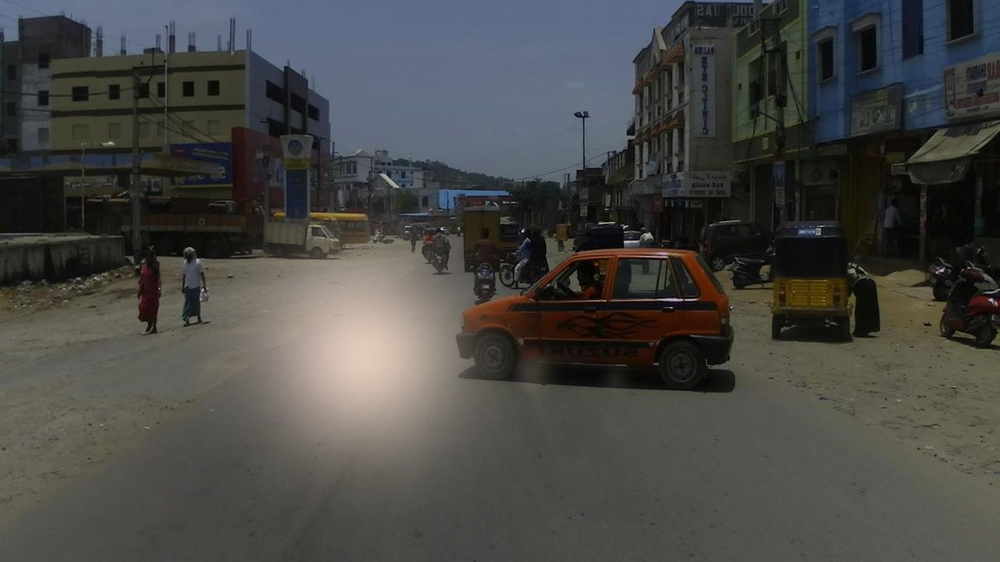
#> input picture Random133_glared.png, 1000 x 562 px, shrunk from 1920 x 1080 before the run, given as the content of the folder s/allan/Downloads/glare_dataset/chosen_processed/overexposed, which was not available
$ python Simplified_trad_method.py
#> lines starting #> are read from the running program, lines starting #| are printed output that depends on the picture; pictures that were not available may be replaced by others from this repository, and a replacement may not be noted
import numpy as np
import cv2
from scipy import ndimage
from PIL import Image
from glob import glob
import os
from tqdm import tqdm
# [140 lines left out: functions compute_Y_S, classify_glare_vs_white, classify_glare_type, apply_clahe, blend_enhancement, process_overexposed_hybrid and 2 more, not called in this run]


def method5_hybrid(image):

    img_float = image.astype(np.float32) / 255.0
    original_img = img_float.copy()

    gray = cv2.cvtColor(image, cv2.COLOR_RGB2GRAY)
    avg_brightness = np.mean(gray) / 255.0
    img_float = image.astype(np.float32) / 255.0
    original_img = img_float.copy()


    gray = cv2.cvtColor(image, cv2.COLOR_RGB2GRAY)
    avg_brightness = np.mean(gray) / 255.0

    print(f"  Original average brightness: {avg_brightness:.3f}")

    if avg_brightness > 0.6:
        if avg_brightness > 0.8:
            darken_factor = 0.6
        elif avg_brightness > 0.7:
            darken_factor = 0.7
        elif avg_brightness > 0.6:
            darken_factor = 0.8
        else:
            darken_factor = 1.0

        print(f"  Applying global darkening factor: {darken_factor:.2f}")
        img_float = img_float * darken_factor
    luminance = 0.299 * img_float[:, :, 0] + 0.587 * img_float[:, :, 1] + 0.114 * img_float[:, :, 2]

    highlight_threshold = 0.7  # Increased from 0.6 (only affect >70% brightness)
    highlight_mask = np.clip((luminance - highlight_threshold) / (1.0 - highlight_threshold), 0, 1)

    if np.max(highlight_mask) > 0:
        # More gradual compression for fewer artifacts
        compression_strength = highlight_mask ** 0.8 * 0.4

        # Blend compression gradually to avoid harsh transitions
        for c in range(3):
            img_float[:, :, c] = img_float[:, :, c] * (1 - compression_strength) + \
                                 img_float[:, :, c] * 0.1 * compression_strength  # Preserve some brightness

    # Step 3: MODERATE ADAPTIVE GAMMA CORRECTION
    current_avg = np.mean(luminance)
    if current_avg > 0.5:  # Apply gamma only if still quite bright
        # More moderate gamma values
        if current_avg > 0.75:
            gamma = 1.4  # Reduced from 1.8
        elif current_avg > 0.65:
            gamma = 1.3  # Reduced from 1.6
        elif current_avg > 0.55:
            gamma = 1.2  # Reduced from 1.4
        else:
            gamma = 1.1  # Reduced from 1.2

        inv_gamma = 1.0 / gamma
        img_float = np.power(img_float, inv_gamma)

    # Convert to uint8 for next steps
    intermediate = np.clip(img_float * 255, 0, 255).astype(np.uint8)

    # Step 4: GENTLE MULTI-SCALE RETINEX with artifact prevention
    retinex_result = gentle_retinex(intermediate)

    # Blend with moderate weight
    blend_ratio = 0.4  # Reduced from 0.6 (less Retinex influence)
    result = cv2.addWeighted(intermediate, 1 - blend_ratio, retinex_result, blend_ratio, 0)

    # Step 5: NATURAL COLOR RESTORATION (less aggressive)
    result_float = result.astype(np.float32) / 255.0

    # Calculate luminance after processing
    luminance_result = 0.299 * result_float[:, :, 0] + 0.587 * result_float[:, :, 1] + 0.114 * result_float[:, :, 2]

    # More natural saturation boost - only boost where it was lost
    # Calculate original saturation
    original_max = np.maximum.reduce([original_img[:, :, 0], original_img[:, :, 1], original_img[:, :, 2]])
    original_min = np.minimum.reduce([original_img[:, :, 0], original_img[:, :, 1], original_img[:, :, 2]])
    original_saturation = (original_max - original_min) / (original_max + 1e-10)

    # Calculate current saturation
    current_max = np.maximum.reduce([result_float[:, :, 0], result_float[:, :, 1], result_float[:, :, 2]])
    current_min = np.minimum.reduce([result_float[:, :, 0], result_float[:, :, 1], result_float[:, :, 2]])
    current_saturation = (current_max - current_min) / (current_max + 1e-10)

    # Only boost saturation where it was lost
    saturation_loss = np.maximum(0, original_saturation - current_saturation)
    saturation_boost = saturation_loss * 0.5  # Max 50% of lost saturation (was 80%)

    # Convert to HSV and apply gentle saturation adjustment
    result_hsv = cv2.cvtColor(result, cv2.COLOR_RGB2HSV).astype(np.float32)
    result_hsv[:, :, 1] = np.clip(result_hsv[:, :, 1] * (1 + saturation_boost), 0, 255)
    result = cv2.cvtColor(result_hsv.astype(np.uint8), cv2.COLOR_HSV2RGB)

    # Step 6: GENTLE LOCAL CONTRAST ENHANCEMENT with artifact reduction
    lab = cv2.cvtColor(result, cv2.COLOR_RGB2LAB)
    l, a, b = cv2.split(lab)

    # Use milder CLAHE to avoid artifacts
    clahe = cv2.createCLAHE(clipLimit=2.0, tileGridSize=(8, 8))  # Reduced from 3.0
    l_enhanced = clahe.apply(l)

    # Apply gentle contrast stretching only if needed
    l_min, l_max = l_enhanced.min(), l_enhanced.max()
    if l_max - l_min > 60 and l_max - l_min < 200:  # Only if reasonable dynamic range
        # Gentle normalization, preserving some original contrast
        l_enhanced = cv2.normalize(l_enhanced, None, l_min * 0.8, l_max * 1.2, cv2.NORM_MINMAX)

    result = cv2.merge([l_enhanced, a, b])
    result = cv2.cvtColor(result, cv2.COLOR_LAB2RGB)

    # Step 7: ARTIFACT REDUCTION AND DETAIL PRESERVATION
    # Apply mild bilateral filtering to reduce artifacts while preserving edges
    result_float = result.astype(np.float32) / 255.0

    # Calculate edge mask to protect edges from smoothing
    gray_result = cv2.cvtColor(result, cv2.COLOR_RGB2GRAY)
    edges = cv2.Canny(gray_result, 50, 150)
    edge_mask = edges > 0
    edge_mask_dilated = cv2.dilate(edge_mask.astype(np.uint8), np.ones((3, 3), np.uint8)) > 0

    # Apply bilateral filter only to non-edge areas
    for c in range(3):
        channel = result_float[:, :, c]
        smoothed = cv2.bilateralFilter((channel * 255).astype(np.uint8), 5, 25, 25).astype(np.float32) / 255.0
        # Blend: smooth non-edges, keep edges sharp
        result_float[:, :, c] = smoothed * (1 - edge_mask_dilated.astype(np.float32)) + \
                                channel * edge_mask_dilated.astype(np.float32)

    result = np.clip(result_float * 255, 0, 255).astype(np.uint8)

    # Step 8: FINAL BRIGHTNESS ADJUSTMENT AND COLOR BALANCE
    # Calculate final brightness
    final_gray = cv2.cvtColor(result, cv2.COLOR_RGB2GRAY)
    final_avg = np.mean(final_gray) / 255.0

    # Adjust brightness to natural range (0.4-0.6 is ideal for most images)
    if final_avg < 0.35:  # Too dark
        brighten_factor = 0.4 / final_avg  # Target 0.4 brightness
        result = np.clip(result.astype(np.float32) * brighten_factor, 0, 255).astype(np.uint8)
        print(f"  Brightness adjustment: ×{brighten_factor:.2f} (was too dark)")
    elif final_avg > 0.65:  # Still too bright
        darken_factor = 0.6 / final_avg  # Target 0.6 brightness
        result = np.clip(result.astype(np.float32) * darken_factor, 0, 255).astype(np.uint8)
        print(f"  Brightness adjustment: ×{darken_factor:.2f} (was too bright)")

    # Final gentle sharpening for detail (very mild)
    blurred = cv2.GaussianBlur(result, (0, 0), 0.8)
    sharpened = cv2.addWeighted(result, 1.2, blurred, -0.2, 0)  # Very mild sharpening
    result = np.clip(sharpened, 0, 255).astype(np.uint8)

    # Final color balance check
    # Ensure colors don't go out of gamut
    result_float = result.astype(np.float32) / 255.0
    for c in range(3):
        channel = result_float[:, :, c]
        # Clip extreme values gently
        mean_val = np.mean(channel)
        std_val = np.std(channel)
        lower_bound = max(0, mean_val - 2.5 * std_val)
        upper_bound = min(1, mean_val + 2.5 * std_val)
        channel = np.clip(channel, lower_bound, upper_bound)
        result_float[:, :, c] = channel

    result = np.clip(result_float * 255, 0, 255).astype(np.uint8)

    final_gray = cv2.cvtColor(result, cv2.COLOR_RGB2GRAY)
    final_avg = np.mean(final_gray) / 255.0
    print(f"  Final average brightness: {final_avg:.3f}")

    # 🔥 Convert final RGB output → BGR (so OpenCV can save/display correctly)
    return cv2.cvtColor(result, cv2.COLOR_RGB2BGR)

def gentle_retinex(image):
    """
    Gentle Retinex algorithm with artifact prevention
    """
    img_float = image.astype(np.float32) / 255.0
    img_float = np.maximum(img_float, 0.001)

    scales = [30, 80, 200]
    retinex_sum = np.zeros_like(img_float)

    for scale in scales:
        # Use larger sigma for smoother illumination estimation
        blurred = cv2.GaussianBlur(img_float, (0, 0), scale * 1.5)
        blurred = np.maximum(blurred, 0.001)

        # Gentle weight
        weight = 1.0  # Equal weights

        retinex_sum += weight * (np.log10(img_float) - np.log10(blurred))

    # Weighted average
    retinex = retinex_sum / len(scales)

    # Gentle color restoration
    intensity = np.mean(img_float, axis=2, keepdims=True)
    intensity = np.maximum(intensity, 0.001)

    for c in range(3):
        # More natural color restoration
        alpha = 80.0 + intensity[:, :, 0] * 20  # Less aggressive alpha
        retinex[:, :, c] = 30 * (np.log10(alpha * img_float[:, :, c]) - np.log10(intensity[:, :, 0]))  # Reduced multiplier

    # Normalize gently to avoid extreme values
    p_low, p_high = np.percentile(retinex, [5, 95])  # Use 5-95 percentile to ignore extremes
    retinex = (retinex - p_low) / (p_high - p_low + 1e-7)
    retinex = np.clip(retinex, 0.1, 0.9)  # Keep away from extremes

    return (retinex * 255).astype(np.uint8)


# [25 lines left out: function compare_all_methods, not called in this run]


def process_directory_with_method(input_dir, output_dir, method_func, method_name):
    """
    Process all images in a directory with a specific method
    """
#> called with method_name = 'Hybrid Method'
    os.makedirs(output_dir, exist_ok=True)


    image_extensions = ['*.jpg', '*.jpeg', '*.png', '*.bmp']
    image_paths = []
    for ext in image_extensions:
        image_paths.extend(glob(os.path.join(input_dir, ext)))
        image_paths.extend(glob(os.path.join(input_dir, ext.upper())))

    print(f"\nProcessing {len(image_paths)} images with {method_name}...")

    for img_path in tqdm(image_paths, desc=f"{method_name}"):
        try:
            img = Image.open(img_path).convert("RGB")
#> img is the input picture: PIL image 1000x562 RGB; mean R, G, B 71.7, 71.9, 69.4
            img_np = np.array(img)


            result = method_func(img_np)
#> in method5_hybrid, `gray = cv2.cvtColor(image, cv2.COLOR_RGB2GRAY)`:
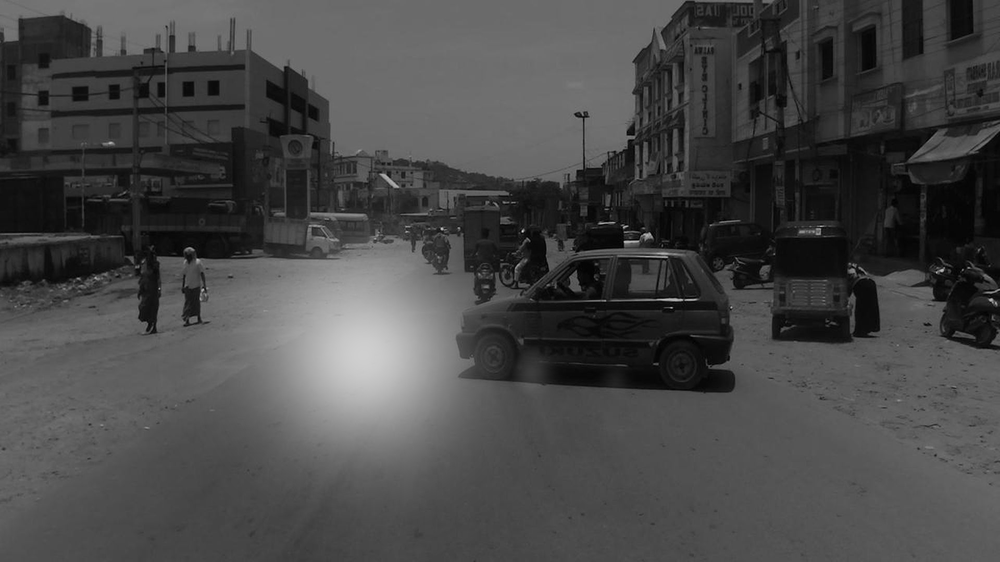
#> gray: shape (562, 1000); min 0, max 214, mean 71.5
#> in method5_hybrid, `avg_brightness = np.mean(gray) / 255.0`: avg_brightness = 0.281
#|   Original average brightness: 0.281
#> in method5_hybrid, `highlight_mask = np.clip((luminance - highlight_threshold) / (1.0 - hi..`:
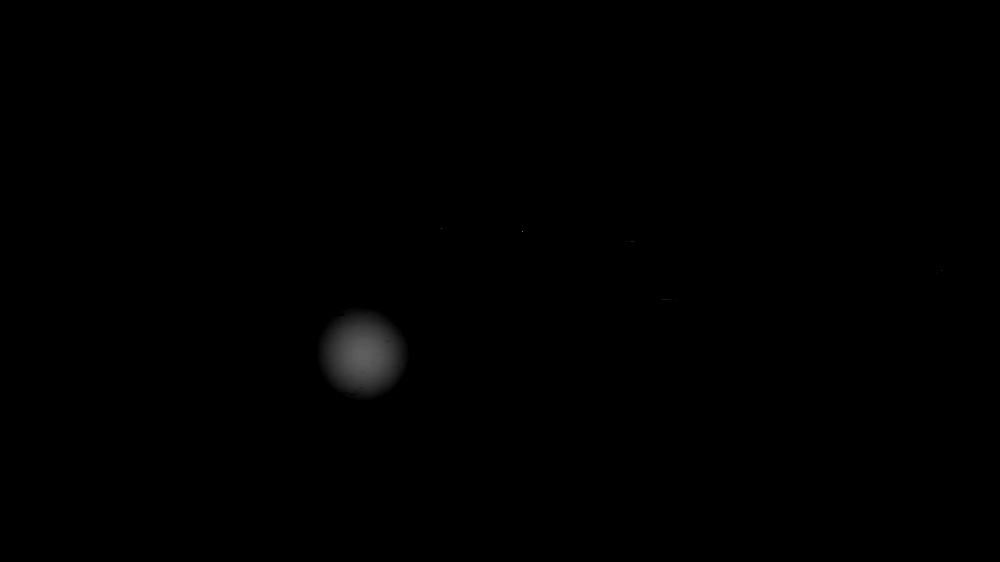
#> highlight_mask: shape (562, 1000) float32; min 0, max 0.466, mean 0.00214
#> after the loop in method5_hybrid, `for c in range(3):`: img_float: shape (562, 1000, 3) float32; mean R, G, B 0.281, 0.281, 0.272
#> after the loop in gentle_retinex, `for scale in scales:`:
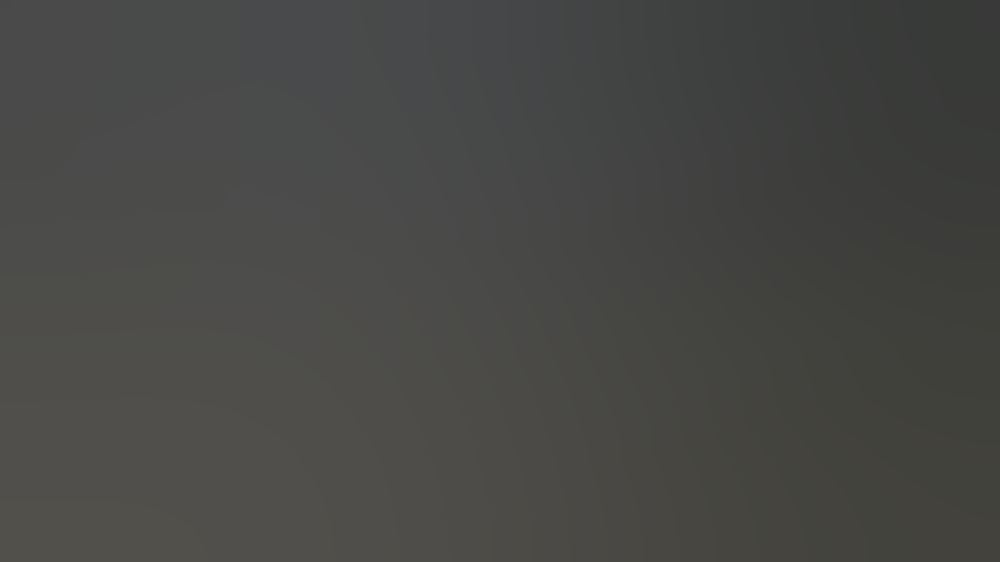
#> blurred: shape (562, 1000, 3) float32; mean R, G, B 0.28, 0.281, 0.271
#> after the loop in gentle_retinex, `for scale in scales:`:
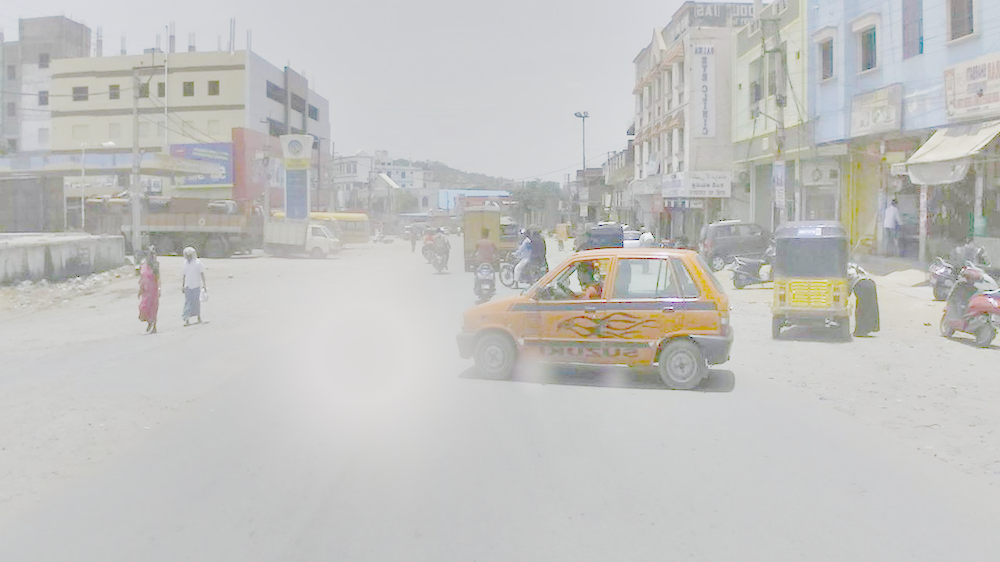
#> retinex_sum: shape (562, 1000, 3) float32; mean R, G, B -0.198, -0.206, -0.281; drawn with min black and max white
#> after the loop in gentle_retinex, `for c in range(3):`:
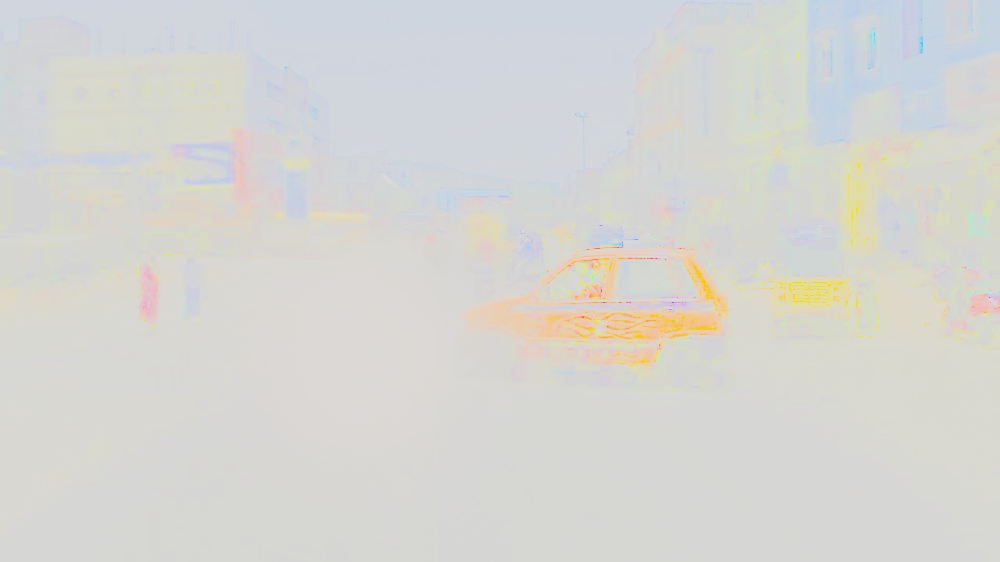
#> retinex: shape (562, 1000, 3) float32; mean R, G, B 58.2, 58, 57; drawn with min black and max white
#> in gentle_retinex, `p_low, p_high = np.percentile(retinex, [5, 95])`: p_low = 54.38; p_high = 60.57
#> in method5_hybrid, `result_hsv[:, :, 1] = np.clip(result_hsv[:, :, 1] * (1 + saturation_bo..`: result_hsv: shape (562, 1000, 3) float32; mean R, G, B 47.9, 103.5, 123.3
#> in method5_hybrid, `lab = cv2.cvtColor(result, cv2.COLOR_RGB2LAB)`: lab: shape (562, 1000, 3); mean of channels 0, 1, 2 113.4, 126.9, 136.7
#> in method5_hybrid, `l_enhanced = clahe.apply(l)`:
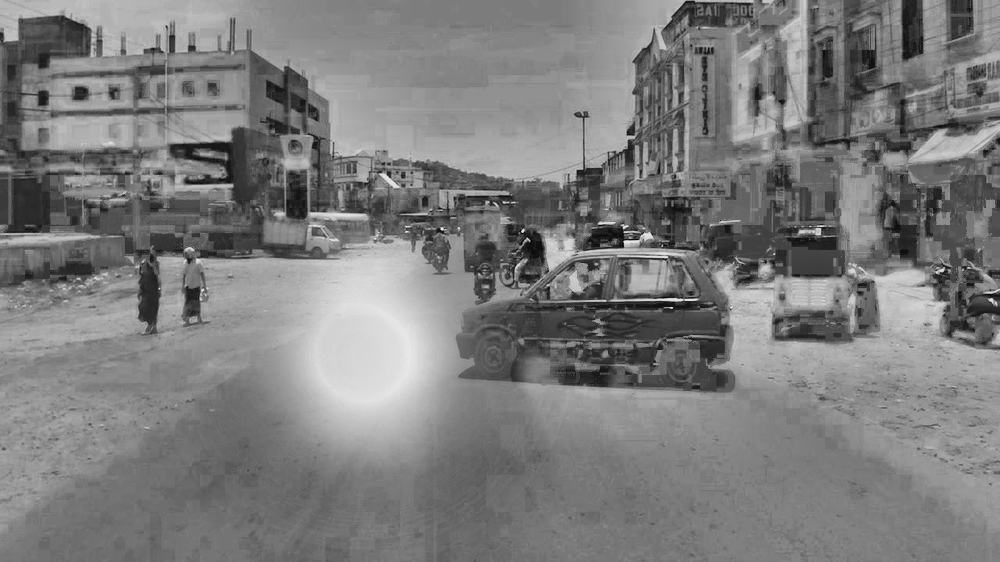
#> l_enhanced: shape (562, 1000); min 8, max 233, mean 124.5
#> in method5_hybrid, `l_min, l_max = l_enhanced.min(), l_enhanced.max()`: l_min = 8; l_max = 233
#> in method5_hybrid, `result = cv2.merge([l_enhanced, a, b])`: result: shape (562, 1000, 3); mean of channels 0, 1, 2 124.5, 126.9, 136.7
#> in method5_hybrid, `edges = cv2.Canny(gray_result, 50, 150)`:
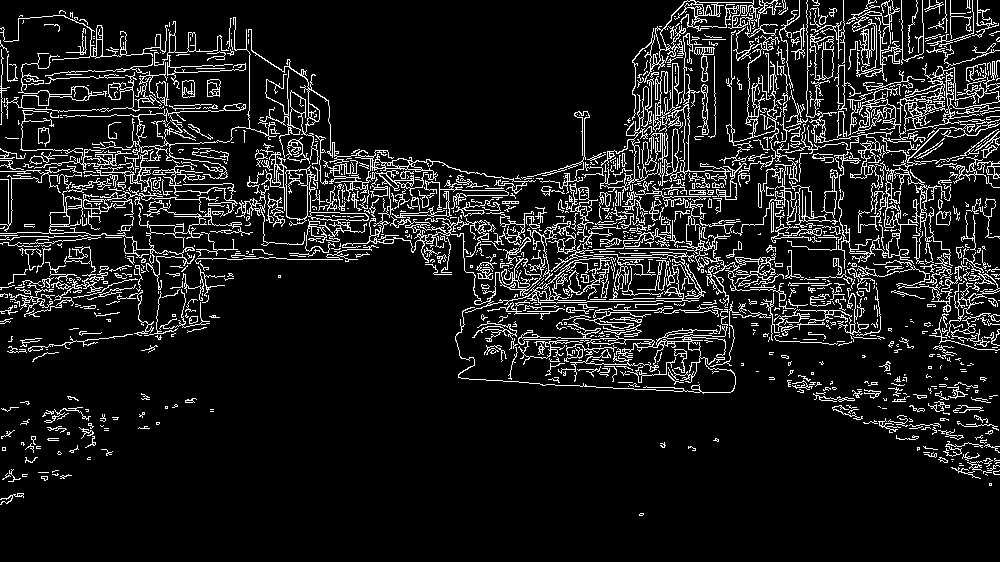
#> edges: shape (562, 1000); 10.8% white in thin lines or dots
#> in method5_hybrid, `edge_mask = edges > 0`: edge_mask: shape (562, 1000) bool; 10.8% white in thin lines or dots
#> in method5_hybrid, `final_avg = np.mean(final_gray) / 255.0`: final_avg = 0.449
#> the loop in method5_hybrid, `for c in range(3):` made 3 passes
#> (mean_val, std_val, lower_bound, upper_bound) on passes 1 to 3: (0.452, 0.172, 0.0214, 0.882), (0.457, 0.162, 0.052, 0.863), (0.397, 0.198, 0, 0.892)
#|   Final average brightness: 0.449

            # Save
            filename = os.path.basename(img_path)
            name, ext = os.path.splitext(filename)
            output_path = os.path.join(output_dir, f"{name}_corrected{ext}")
            Image.fromarray(result).save(output_path)

        except Exception as e:
            print(f"\nError processing {img_path}: {e}")

    print(f"✓ Completed! Results saved to {output_dir}/")


if __name__ == "__main__":
    print("="*70)
    print("TRADITIONAL OVEREXPOSURE CORRECTION ALGORITHMS")
    print("="*70)
    print("\nAvailable methods:")
    print("  1. CLAHE - Fast, good for moderate overexposure")
    print("  2. Adaptive Gamma - Simple, good for global overexposure")
    print("  3. Retinex - Best quality, slower")
    print("  4. Tone Mapping - HDR-style, good for extreme overexposure")
    print("  5. Hybrid - Combines multiple methods (RECOMMENDED)")
    print("  6. Unsharp + Exposure - Good detail recovery")

    print("\n" + "="*70)
    print("EXAMPLE 1: Compare all methods on one image")
    print("="*70)

    test_image = "C:/Users/allan/Downloads/glare_dataset/processed/overexposed/sample_overexposed.jpg"

    print("\n" + "="*70)
    print("EXAMPLE 2: Process directory with Hybrid method")
    print("="*70)

    input_directory = "C:/Users/allan/Downloads/glare_dataset/chosen_processed/overexposed"
    output_directory = "C:/Users/allan/Downloads/glare_dataset/corrected"

    process_directory_with_method(
        input_directory,
        output_directory,
        method5_hybrid,
        "Hybrid Method"
    )

    print("\n" + "="*70)
    print("DONE!")
    print("="*70)
